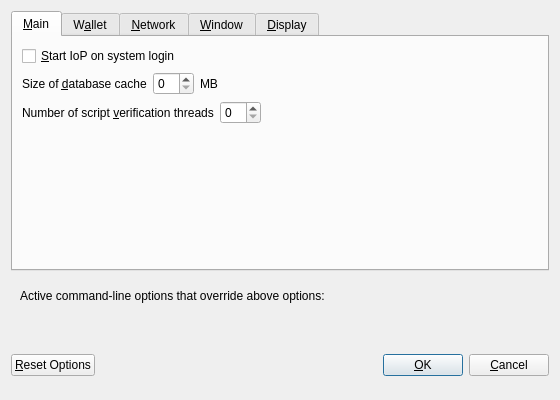
<?xml version="1.0" encoding="UTF-8"?>
<ui version="4.0">
 <class>OptionsDialog</class>
 <widget class="QDialog" name="OptionsDialog">
  <property name="geometry">
   <rect>
    <x>0</x>
    <y>0</y>
    <width>560</width>
    <height>400</height>
   </rect>
  </property>
  <property name="windowTitle">
   <string>Options</string>
  </property>
  <property name="modal">
   <bool>true</bool>
  </property>
  <layout class="QVBoxLayout" name="verticalLayout">
   <item>
    <widget class="QTabWidget" name="tabWidget">
     <property name="currentIndex">
      <number>0</number>
     </property>
     <widget class="QWidget" name="tabMain">
      <attribute name="title">
       <string>&amp;Main</string>
      </attribute>
      <layout class="QVBoxLayout" name="verticalLayout_Main">
       <item>
        <widget class="QCheckBox" name="IoPAtStartup">
         <property name="toolTip">
          <string>Automatically start IoP after logging in to the system.</string>
         </property>
         <property name="text">
          <string>&amp;Start IoP on system login</string>
         </property>
        </widget>
       </item>
       <item>
        <layout class="QHBoxLayout" name="horizontalLayout_2_Main">
         <item>
          <widget class="QLabel" name="databaseCacheLabel">
           <property name="text">
            <string>Size of &amp;database cache</string>
           </property>
           <property name="textFormat">
            <enum>Qt::PlainText</enum>
           </property>
           <property name="buddy">
            <cstring>databaseCache</cstring>
           </property>
          </widget>
         </item>
         <item>
          <widget class="QSpinBox" name="databaseCache"/>
         </item>
         <item>
          <widget class="QLabel" name="databaseCacheUnitLabel">
           <property name="text">
            <string>MB</string>
           </property>
           <property name="textFormat">
            <enum>Qt::PlainText</enum>
           </property>
          </widget>
         </item>
         <item>
          <spacer name="horizontalSpacer_2_Main">
           <property name="orientation">
            <enum>Qt::Horizontal</enum>
           </property>
           <property name="sizeHint" stdset="0">
            <size>
             <width>40</width>
             <height>20</height>
            </size>
           </property>
          </spacer>
         </item>
        </layout>
       </item>
       <item>
        <layout class="QHBoxLayout" name="horizontalLayout_3_Main">
         <item>
          <widget class="QLabel" name="threadsScriptVerifLabel">
           <property name="text">
            <string>Number of script &amp;verification threads</string>
           </property>
           <property name="textFormat">
            <enum>Qt::PlainText</enum>
           </property>
           <property name="buddy">
            <cstring>threadsScriptVerif</cstring>
           </property>
          </widget>
         </item>
         <item>
          <widget class="QSpinBox" name="threadsScriptVerif">
           <property name="toolTip">
            <string>(0 = auto, &lt;0 = leave that many cores free)</string>
           </property>
          </widget>
         </item>
         <item>
          <spacer name="horizontalSpacer_3_Main">
           <property name="orientation">
            <enum>Qt::Horizontal</enum>
           </property>
           <property name="sizeHint" stdset="0">
            <size>
             <width>40</width>
             <height>20</height>
            </size>
           </property>
          </spacer>
         </item>
        </layout>
       </item>
       <item>
        <spacer name="verticalSpacer_Main">
         <property name="orientation">
          <enum>Qt::Vertical</enum>
         </property>
         <property name="sizeHint" stdset="0">
          <size>
           <width>20</width>
           <height>40</height>
          </size>
         </property>
        </spacer>
       </item>
      </layout>
     </widget>
     <widget class="QWidget" name="tabWallet">
      <attribute name="title">
       <string>W&amp;allet</string>
      </attribute>
      <layout class="QVBoxLayout" name="verticalLayout_Wallet">
       <item>
        <widget class="QLabel" name="transactionFeeInfoLabel">
         <property name="text">
          <string>Optional transaction fee per kB that helps make sure your transactions are processed quickly. Most transactions are 1 kB.</string>
         </property>
         <property name="textFormat">
          <enum>Qt::PlainText</enum>
         </property>
         <property name="wordWrap">
          <bool>true</bool>
         </property>
        </widget>
       </item>
       <item>
        <layout class="QHBoxLayout" name="horizontalLayout_1_Wallet">
         <item>
          <widget class="QLabel" name="transactionFeeLabel">
           <property name="text">
            <string>Pay transaction &amp;fee</string>
           </property>
           <property name="textFormat">
            <enum>Qt::PlainText</enum>
           </property>
           <property name="buddy">
            <cstring>transactionFee</cstring>
           </property>
          </widget>
         </item>
         <item>
          <widget class="IoPAmountField" name="transactionFee"/>
         </item>
         <item>
          <spacer name="horizontalSpacer_1_Wallet">
           <property name="orientation">
            <enum>Qt::Horizontal</enum>
           </property>
           <property name="sizeHint" stdset="0">
            <size>
             <width>40</width>
             <height>20</height>
            </size>
           </property>
          </spacer>
         </item>
        </layout>
       </item>
       <item>
        <spacer name="verticalSpacer_Wallet">
         <property name="orientation">
          <enum>Qt::Vertical</enum>
         </property>
         <property name="sizeHint" stdset="0">
          <size>
           <width>20</width>
           <height>40</height>
          </size>
         </property>
        </spacer>
       </item>
       <item>
        <widget class="QGroupBox" name="groupBox">
         <property name="title">
          <string>Expert</string>
         </property>
         <layout class="QVBoxLayout" name="verticalLayout_2">
          <item>
           <widget class="QCheckBox" name="coinControlFeatures">
            <property name="toolTip">
             <string>Whether to show coin control features or not.</string>
            </property>
            <property name="text">
             <string>Enable coin &amp;control features</string>
            </property>
           </widget>
          </item>
          <item>
           <widget class="QCheckBox" name="spendZeroConfChange">
            <property name="toolTip">
             <string>If you disable the spending of unconfirmed change, the change from a transaction cannot be used until that transaction has at least one confirmation. This also affects how your balance is computed.</string>
            </property>
            <property name="text">
             <string>&amp;Spend unconfirmed change</string>
            </property>
           </widget>
          </item>
         </layout>
        </widget>
       </item>
      </layout>
     </widget>
     <widget class="QWidget" name="tabNetwork">
      <attribute name="title">
       <string>&amp;Network</string>
      </attribute>
      <layout class="QVBoxLayout" name="verticalLayout_Network">
       <item>
        <widget class="QCheckBox" name="mapPortUpnp">
         <property name="toolTip">
          <string>Automatically open the IoP client port on the router. This only works when your router supports UPnP and it is enabled.</string>
         </property>
         <property name="text">
          <string>Map port using &amp;UPnP</string>
         </property>
        </widget>
       </item>
       <item>
        <widget class="QCheckBox" name="connectSocks">
         <property name="toolTip">
          <string>Connect to the IoP network through a SOCKS proxy.</string>
         </property>
         <property name="text">
          <string>&amp;Connect through SOCKS proxy (default proxy):</string>
         </property>
        </widget>
       </item>
       <item>
        <layout class="QHBoxLayout" name="horizontalLayout_1_Network">
         <item>
          <widget class="QLabel" name="proxyIpLabel">
           <property name="text">
            <string>Proxy &amp;IP:</string>
           </property>
           <property name="textFormat">
            <enum>Qt::PlainText</enum>
           </property>
           <property name="buddy">
            <cstring>proxyIp</cstring>
           </property>
          </widget>
         </item>
         <item>
          <widget class="QValidatedLineEdit" name="proxyIp">
           <property name="minimumSize">
            <size>
             <width>140</width>
             <height>0</height>
            </size>
           </property>
           <property name="maximumSize">
            <size>
             <width>140</width>
             <height>16777215</height>
            </size>
           </property>
           <property name="toolTip">
            <string>IP address of the proxy (e.g. IPv4: 127.0.0.1 / IPv6: ::1)</string>
           </property>
          </widget>
         </item>
         <item>
          <widget class="QLabel" name="proxyPortLabel">
           <property name="text">
            <string>&amp;Port:</string>
           </property>
           <property name="textFormat">
            <enum>Qt::PlainText</enum>
           </property>
           <property name="buddy">
            <cstring>proxyPort</cstring>
           </property>
          </widget>
         </item>
         <item>
          <widget class="QLineEdit" name="proxyPort">
           <property name="minimumSize">
            <size>
             <width>55</width>
             <height>0</height>
            </size>
           </property>
           <property name="maximumSize">
            <size>
             <width>55</width>
             <height>16777215</height>
            </size>
           </property>
           <property name="toolTip">
            <string>Port of the proxy (e.g. 9050)</string>
           </property>
          </widget>
         </item>
         <item>
          <widget class="QLabel" name="socksVersionLabel">
           <property name="text">
            <string>SOCKS &amp;Version:</string>
           </property>
           <property name="textFormat">
            <enum>Qt::PlainText</enum>
           </property>
           <property name="buddy">
            <cstring>socksVersion</cstring>
           </property>
          </widget>
         </item>
         <item>
          <widget class="QValueComboBox" name="socksVersion">
           <property name="toolTip">
            <string>SOCKS version of the proxy (e.g. 5)</string>
           </property>
          </widget>
         </item>
         <item>
          <spacer name="horizontalSpacer_1_Network">
           <property name="orientation">
            <enum>Qt::Horizontal</enum>
           </property>
           <property name="sizeHint" stdset="0">
            <size>
             <width>40</width>
             <height>20</height>
            </size>
           </property>
          </spacer>
         </item>
        </layout>
       </item>
       <item>
        <spacer name="verticalSpacer_Network">
         <property name="orientation">
          <enum>Qt::Vertical</enum>
         </property>
         <property name="sizeHint" stdset="0">
          <size>
           <width>20</width>
           <height>40</height>
          </size>
         </property>
        </spacer>
       </item>
      </layout>
     </widget>
     <widget class="QWidget" name="tabWindow">
      <attribute name="title">
       <string>&amp;Window</string>
      </attribute>
      <layout class="QVBoxLayout" name="verticalLayout_Window">
       <item>
        <widget class="QCheckBox" name="minimizeToTray">
         <property name="toolTip">
          <string>Show only a tray icon after minimizing the window.</string>
         </property>
         <property name="text">
          <string>&amp;Minimize to the tray instead of the taskbar</string>
         </property>
        </widget>
       </item>
       <item>
        <widget class="QCheckBox" name="minimizeOnClose">
         <property name="toolTip">
          <string>Minimize instead of exit the application when the window is closed. When this option is enabled, the application will be closed only after selecting Quit in the menu.</string>
         </property>
         <property name="text">
          <string>M&amp;inimize on close</string>
         </property>
        </widget>
       </item>
       <item>
        <spacer name="verticalSpacer_Window">
         <property name="orientation">
          <enum>Qt::Vertical</enum>
         </property>
         <property name="sizeHint" stdset="0">
          <size>
           <width>20</width>
           <height>40</height>
          </size>
         </property>
        </spacer>
       </item>
      </layout>
     </widget>
     <widget class="QWidget" name="tabDisplay">
      <attribute name="title">
       <string>&amp;Display</string>
      </attribute>
      <layout class="QVBoxLayout" name="verticalLayout_Display">
       <item>
        <layout class="QHBoxLayout" name="horizontalLayout_1_Display">
         <item>
          <widget class="QLabel" name="langLabel">
           <property name="text">
            <string>User Interface &amp;language:</string>
           </property>
           <property name="textFormat">
            <enum>Qt::PlainText</enum>
           </property>
           <property name="buddy">
            <cstring>lang</cstring>
           </property>
          </widget>
         </item>
         <item>
          <widget class="QValueComboBox" name="lang">
           <property name="toolTip">
            <string>The user interface language can be set here. This setting will take effect after restarting IoP.</string>
           </property>
          </widget>
         </item>
        </layout>
       </item>
       <item>
        <layout class="QHBoxLayout" name="horizontalLayout_2_Display">
         <item>
          <widget class="QLabel" name="unitLabel">
           <property name="text">
            <string>&amp;Unit to show amounts in:</string>
           </property>
           <property name="textFormat">
            <enum>Qt::PlainText</enum>
           </property>
           <property name="buddy">
            <cstring>unit</cstring>
           </property>
          </widget>
         </item>
         <item>
          <widget class="QValueComboBox" name="unit">
           <property name="toolTip">
            <string>Choose the default subdivision unit to show in the interface and when sending coins.</string>
           </property>
          </widget>
         </item>
        </layout>
       </item>
       <item>
        <widget class="QCheckBox" name="displayAddresses">
         <property name="toolTip">
          <string>Whether to show IoP addresses in the transaction list or not.</string>
         </property>
         <property name="text">
          <string>&amp;Display addresses in transaction list</string>
         </property>
        </widget>
       </item>
       <item>
        <layout class="QHBoxLayout" name="horizontalLayout_3_Display">
         <item>
          <widget class="QLabel" name="thirdPartyTxUrlsLabel">
           <property name="toolTip">
            <string>Third party URLs (e.g. a block explorer) that appear in the transactions tab as context menu items. %s in the URL is replaced by transaction hash. Multiple URLs are separated by vertical bar |.</string>
           </property>
           <property name="text">
            <string>Third party transaction URLs</string>
           </property>
           <property name="buddy">
            <cstring>thirdPartyTxUrls</cstring>
           </property>
          </widget>
         </item>
         <item>
          <widget class="QLineEdit" name="thirdPartyTxUrls">
           <property name="toolTip">
            <string>Third party URLs (e.g. a block explorer) that appear in the transactions tab as context menu items. %s in the URL is replaced by transaction hash. Multiple URLs are separated by vertical bar |.</string>
           </property>
          </widget>
         </item>
        </layout>
       </item>
       <item>
        <spacer name="verticalSpacer_Display">
         <property name="orientation">
          <enum>Qt::Vertical</enum>
         </property>
         <property name="sizeHint" stdset="0">
          <size>
           <width>20</width>
           <height>40</height>
          </size>
         </property>
        </spacer>
       </item>
      </layout>
     </widget>
    </widget>
   </item>
   <item>
    <widget class="QFrame" name="frame">
     <layout class="QVBoxLayout" name="verticalLayout_Bottom">
      <item>
       <layout class="QHBoxLayout" name="horizontalLayout_Bottom">
        <item>
         <widget class="QLabel" name="overriddenByCommandLineInfoLabel">
          <property name="text">
           <string>Active command-line options that override above options:</string>
          </property>
          <property name="textFormat">
           <enum>Qt::PlainText</enum>
          </property>
         </widget>
        </item>
        <item>
         <spacer name="horizontalSpacer_Bottom">
          <property name="orientation">
           <enum>Qt::Horizontal</enum>
          </property>
          <property name="sizeHint" stdset="0">
           <size>
            <width>40</width>
            <height>20</height>
           </size>
          </property>
         </spacer>
        </item>
       </layout>
      </item>
      <item>
       <widget class="QLabel" name="overriddenByCommandLineLabel">
        <property name="text">
         <string/>
        </property>
        <property name="textFormat">
         <enum>Qt::PlainText</enum>
        </property>
        <property name="wordWrap">
         <bool>true</bool>
        </property>
       </widget>
      </item>
     </layout>
    </widget>
   </item>
   <item>
    <layout class="QHBoxLayout" name="horizontalLayout_Buttons">
     <item>
      <widget class="QPushButton" name="resetButton">
       <property name="toolTip">
        <string>Reset all client options to default.</string>
       </property>
       <property name="text">
        <string>&amp;Reset Options</string>
       </property>
       <property name="autoDefault">
        <bool>false</bool>
       </property>
      </widget>
     </item>
     <item>
      <spacer name="horizontalSpacer_1">
       <property name="orientation">
        <enum>Qt::Horizontal</enum>
       </property>
       <property name="sizeHint" stdset="0">
        <size>
         <width>40</width>
         <height>48</height>
        </size>
       </property>
      </spacer>
     </item>
     <item>
      <widget class="QLabel" name="statusLabel">
       <property name="minimumSize">
        <size>
         <width>200</width>
         <height>0</height>
        </size>
       </property>
       <property name="font">
        <font>
         <weight>75</weight>
         <bold>true</bold>
        </font>
       </property>
       <property name="text">
        <string/>
       </property>
       <property name="textFormat">
        <enum>Qt::PlainText</enum>
       </property>
       <property name="wordWrap">
        <bool>true</bool>
       </property>
      </widget>
     </item>
     <item>
      <spacer name="horizontalSpacer_2">
       <property name="orientation">
        <enum>Qt::Horizontal</enum>
       </property>
       <property name="sizeHint" stdset="0">
        <size>
         <width>40</width>
         <height>48</height>
        </size>
       </property>
      </spacer>
     </item>
     <item>
      <widget class="QPushButton" name="okButton">
       <property name="text">
        <string>&amp;OK</string>
       </property>
      </widget>
     </item>
     <item>
      <widget class="QPushButton" name="cancelButton">
       <property name="text">
        <string>&amp;Cancel</string>
       </property>
       <property name="autoDefault">
        <bool>false</bool>
       </property>
      </widget>
     </item>
    </layout>
   </item>
  </layout>
 </widget>
 <customwidgets>
  <customwidget>
   <class>IoPAmountField</class>
   <extends>QLineEdit</extends>
   <header>IoPamountfield.h</header>
   <container>1</container>
  </customwidget>
  <customwidget>
   <class>QValidatedLineEdit</class>
   <extends>QLineEdit</extends>
   <header>qvalidatedlineedit.h</header>
  </customwidget>
  <customwidget>
   <class>QValueComboBox</class>
   <extends>QComboBox</extends>
   <header>qvaluecombobox.h</header>
  </customwidget>
 </customwidgets>
 <resources/>
 <connections/>
</ui>
